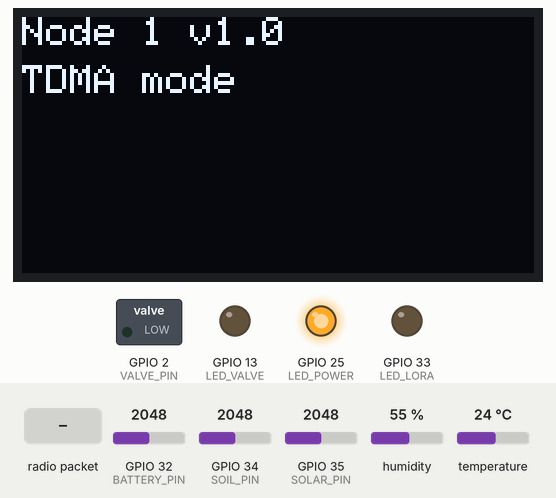
Simulated run of this sketch. Board: ESP32. On the bench: 128×64 one-colour display, switched loads named in the sketch (green lamp = pin HIGH), output pins drawn as LEDs (lit = HIGH). The inputs (shaded band) are chosen by the test bench; at power-on: GPIO 32 (BATTERY_PIN) = 2048, GPIO 34 (SOIL_PIN) = 2048, GPIO 35 (SOLAR_PIN) = 2048, humidity 55 %, temperature 24 °C. EEPROM starts erased; no radio packets arrive unless stated; what the sketch prints to the serial monitor is not drawn.

Above: at 0.6 s.
At 7.9 s:
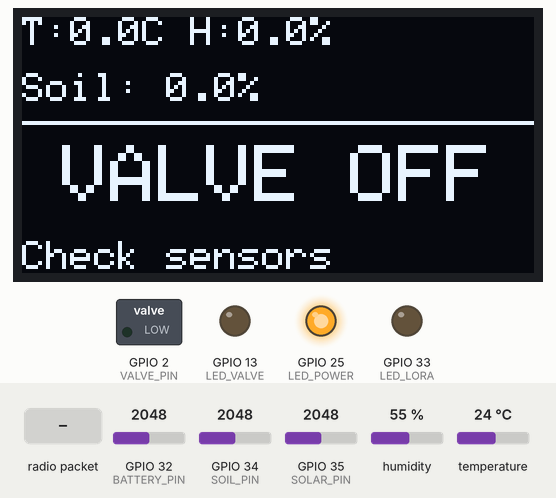
8.0 s: radio packet "BEACON" arrives
At 10.8 s:
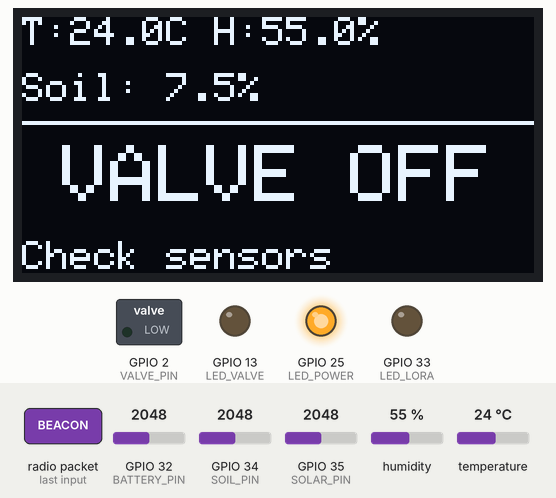
11.0 s: radio packet "BEACON" arrives
At 64.4 s:
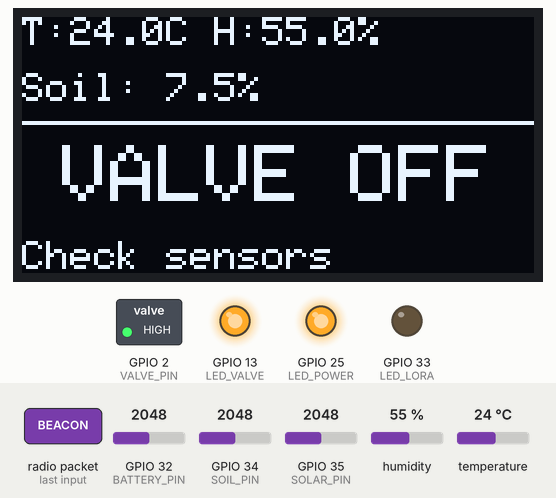
Timing chart, 0 to 65.0 s (numbered marks = the images above; inputs shaded):
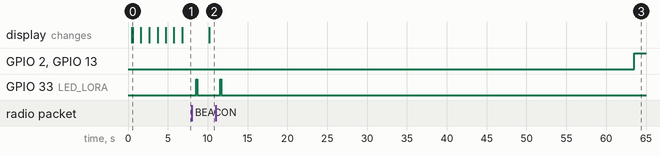

Measured:
- after the input at 8.0 s, GPIO 33 (LED_LORA): LOW → HIGH after 0.59 s, → LOW 0.08 s later; the display: changes after 2.2 s (image 2)
- after the input at 11.0 s, GPIO 2 (VALVE_PIN), GPIO 13 (LED_VALVE): LOW → HIGH after 52.6 s instead of 49.6 s; GPIO 33 (LED_LORA): LOW → HIGH after 0.60 s, → LOW 0.08 s later
- what the display in image 0 shows lasts 1.0 s, from 0.6 s to 1.6 s

The sketch:

node1_firmware.ino
```cpp
/*
 * AquaSol Smart Irrigation — NODE 1 FIRMWARE
 * Board: ESP32
 * MAC: E0:8C:FE:34:1B:18
 *
 * Hardware:
 *  LoRa SX1278     : SCK=18, MISO=19, MOSI=23, NSS=5, RST=27, DIO0=26
 *  Soil Moisture   : AO=GPIO34
 *  DHT22           : DATA=GPIO4
 *  Battery Voltage : GPIO32
 *  Solar Voltage   : GPIO35
 *  MOSFET Valve    : Gate=GPIO2 (via 220Ω)
 *  LED Power       : GPIO25 (always ON)
 *  LED Valve       : GPIO13 (ON when valve active)
 *  LED LoRa        : GPIO33 (blink on send)
 *  OLED SSD1306    : SDA=21, SCL=22
 */

#include <SPI.h>
#include <LoRa.h>
#include <Wire.h>
#include <Adafruit_GFX.h>
#include <Adafruit_SSD1306.h>
#include <DHT.h>
#include <ArduinoJson.h>
#include <Preferences.h>
#include "esp_task_wdt.h"

// ─── Device Identity ───────────────────────────────────────────────────────
#define NODE_MAC    "E0:8C:FE:34:1B:18"
#define NODE_ZONE   "ZoneA"

// ─── LoRa Pins ─────────────────────────────────────────────────────────────
#define LORA_SCK   18
#define LORA_MISO  19
#define LORA_MOSI  23
#define LORA_SS    5
#define LORA_RST   27
#define LORA_DIO0  26
#define LORA_FREQ  433E6

// ─── Sensor Pins ───────────────────────────────────────────────────────────
#define SOIL_PIN     34
#define DHT_PIN      4
#define BATTERY_PIN  32
#define SOLAR_PIN    35

// ─── Actuator / LED Pins ───────────────────────────────────────────────────
#define VALVE_PIN    2
#define LED_POWER    25
#define LED_VALVE    13
#define LED_LORA     33

// ─── DHT22 ─────────────────────────────────────────────────────────────────
#define DHT_TYPE  DHT22
DHT dht(DHT_PIN, DHT_TYPE);

// ─── OLED ──────────────────────────────────────────────────────────────────
#define SCREEN_WIDTH  128
#define SCREEN_HEIGHT 64
Adafruit_SSD1306 oled(SCREEN_WIDTH, SCREEN_HEIGHT, &Wire, -1);

// ─── Constants ─────────────────────────────────────────────────────────────
#define SOLAR_MAX_V    18.0f
#define BAT_MAX_V      12.6f
#define BAT_MIN_V      8.0f
#define BAT_FAULT_V    9.0f

// TDMA slot: Node1 transmits 500ms after beacon
#define TDMA_SLOT_MS   500UL
#define BEACON_TIMEOUT 10500UL  // 10s beacon + tolerance

// Watchdog
#define WDT_TIMEOUT_S  30

// Autonomous mode: if master silent for 5 consecutive beacons
#define AUTONOMOUS_ENTER_THRESHOLD  5
#define AUTONOMOUS_EXIT_THRESHOLD   5

// Autonomous fallback thresholds (used when backend offline)
#define AUTONOMOUS_VALVE_ON_PCT   15.0f
#define AUTONOMOUS_VALVE_OFF_PCT  30.0f

// ─────────────────────────────────────────────────────────────────────────
// Global State
// ─────────────────────────────────────────────────────────────────────────
Preferences prefs;

bool  valveOpen         = false;
float learnedThreshold  = 60.0f;  // Will be restored from NVS

// TDMA / beacon tracking
unsigned long lastBeaconTime     = 0;
bool          beaconReceived     = false;
int           missedBeacons      = 0;
int           consecutiveGoodBeacons = 0;
bool          autonomousMode     = false;

// Sensor values
float soilMoisture = 0.0f;
float temperature  = 0.0f;
float humidity     = 0.0f;
float batteryPct   = 0.0f;
float solarEff     = 0.0f;

// Status string for OLED
char statusMsg[32] = "Waiting POLL";

// Diagnostics
#define DIAG_HOLD_MS 1000

// ─────────────────────────────────────────────────────────────────────────
// Soil Moisture: Piecewise Calibration
// Raw ADC -> Moisture %
// ─────────────────────────────────────────────────────────────────────────
struct CalPoint { int raw; float pct; };
const CalPoint calTable[] = {
  {2500, 0.0f},
  {1900, 10.0f},
  {1500, 25.0f},
  {900,  50.0f},
  {650,  100.0f}
};
const int calTableLen = 5;

float piecewiseInterpolate(int raw) {
  // Clamp
  if (raw >= calTable[0].raw)             return calTable[0].pct;
  if (raw <= calTable[calTableLen-1].raw) return calTable[calTableLen-1].pct;
  for (int i = 0; i < calTableLen - 1; i++) {
    if (raw <= calTable[i].raw && raw >= calTable[i+1].raw) {
      float t = (float)(calTable[i].raw - raw) /
                (float)(calTable[i].raw - calTable[i+1].raw);
      return calTable[i].pct + t * (calTable[i+1].pct - calTable[i].pct);
    }
  }
  return 0.0f;
}

float readSoilMoisture() {
  int raw = analogRead(SOIL_PIN);
  return piecewiseInterpolate(raw);
}

// ─────────────────────────────────────────────────────────────────────────
// Battery %
// ─────────────────────────────────────────────────────────────────────────
float readBatteryPercent() {
  long sum = 0;
  for (int i = 0; i < 10; i++) {
    sum += analogRead(BATTERY_PIN);
    delay(2);
  }
  float vOut = (sum / 10) * (3.3f / 4095.0f);
  float vIn  = vOut * 4.13f;
  float pct  = ((vIn - BAT_MIN_V) / (BAT_MAX_V - BAT_MIN_V)) * 100.0f;
  if (pct > 100.0f) pct = 100.0f;
  if (pct < 0.0f)   pct = 0.0f;
  return pct;
}

float readBatteryVoltage() {
  long sum = 0;
  for (int i = 0; i < 10; i++) {
    sum += analogRead(BATTERY_PIN);
    delay(2);
  }
  float vOut = (sum / 10) * (3.3f / 4095.0f);
  return vOut * 4.13f;
}

// ─────────────────────────────────────────────────────────────────────────
// Solar Efficiency %
// ─────────────────────────────────────────────────────────────────────────
float readSolarEfficiency() {
  int raw = analogRead(SOLAR_PIN);
  float vOut = raw * (3.3f / 4095.0f);
  float vIn  = (6.6f * vOut) + 0.2f;
  float pct  = (vIn / SOLAR_MAX_V) * 100.0f;
  if (pct > 100.0f) pct = 100.0f;
  if (pct < 0.0f)   pct = 0.0f;
  return pct;
}

// ─────────────────────────────────────────────────────────────────────────
// DHT22
// ─────────────────────────────────────────────────────────────────────────
void readDHT(float &t, float &h) {
  t = dht.readTemperature();
  h = dht.readHumidity();
  if (isnan(t)) t = -99.0f;
  if (isnan(h)) h = -99.0f;
}

// ─────────────────────────────────────────────────────────────────────────
// Valve control
// ─────────────────────────────────────────────────────────────────────────
void setValve(bool open) {
  valveOpen = open;
  digitalWrite(VALVE_PIN, open ? HIGH : LOW);
  digitalWrite(LED_VALVE,  open ? HIGH : LOW);
  Serial.printf("[VALVE] Node1 valve -> %s\n", open ? "OPEN" : "CLOSED");

  // Save to NVS
  prefs.begin("node1", false);
  prefs.putBool("valve", valveOpen);
  prefs.end();
}

// ─────────────────────────────────────────────────────────────────────────
// OLED helpers
// ─────────────────────────────────────────────────────────────────────────
void oledMsg(const char* line1, const char* line2) {
  oled.clearDisplay();
  oled.setTextSize(1); oled.setTextColor(SSD1306_WHITE);
  oled.setCursor(0,0); oled.print(line1);
  oled.setCursor(0,12); oled.print(line2);
  oled.display();
}

void oledRuntime() {
  oled.clearDisplay();
  oled.setTextColor(SSD1306_WHITE);

  // Top: Temp + Humidity (small)
  oled.setTextSize(1);
  char buf[32];
  snprintf(buf, sizeof(buf), "T:%.1fC H:%.1f%%", temperature, humidity);
  oled.setCursor(0, 0); oled.print(buf);

  // Middle: Soil moisture
  snprintf(buf, sizeof(buf), "Soil: %.1f%%", soilMoisture);
  oled.setCursor(0, 14); oled.print(buf);

  // Divider
  oled.drawLine(0, 26, 127, 26, SSD1306_WHITE);

  // Large: Valve status
  oled.setTextSize(2);
  oled.setCursor(10, 32);
  oled.print(valveOpen ? "VALVE ON" : "VALVE OFF");

  // Bottom: Status
  oled.setTextSize(1);
  oled.setCursor(0, 56); oled.print(statusMsg);

  oled.display();
}

// ─────────────────────────────────────────────────────────────────────────
// Boot Diagnostics
// ─────────────────────────────────────────────────────────────────────────
void runDiagnostics() {
  oledMsg("Node 1 v1.0", "TDMA mode");
  delay(DIAG_HOLD_MS);
  Serial.println("\n[DIAG] ===== NODE 1 BOOT DIAGNOSTICS =====");

  // LoRa test
  bool loraOK = LoRa.begin(LORA_FREQ);
  oledMsg("LoRa:", loraOK ? " PASS" : " FAILED");
  Serial.printf("[DIAG] LoRa: %s\n", loraOK ? "PASS" : "FAIL");
  delay(DIAG_HOLD_MS);

  // Battery
  float batV = readBatteryVoltage();
  bool batOK = (batV >= BAT_FAULT_V);
  char buf[20]; snprintf(buf, sizeof(buf), " %.1fV %s", batV, batOK ? "OK" : "LOW!");
  oledMsg("Battery:", buf);
  Serial.printf("[DIAG] Battery: %.1fV %s\n", batV, batOK ? "OK" : "LOW");
  delay(DIAG_HOLD_MS);

  // Soil sensor
  int rawSoil = analogRead(SOIL_PIN);
  bool soilOK = (rawSoil > 0 && rawSoil < 4095);
  snprintf(buf, sizeof(buf), " raw=%d %s", rawSoil, soilOK ? "OK" : "FAULT");
  oledMsg("Soil:", buf);
  Serial.printf("[DIAG] Soil raw=%d %s\n", rawSoil, soilOK ? "OK" : "FAULT");
  delay(DIAG_HOLD_MS);

  // DHT22
  float t, h; readDHT(t, h);
  bool dhtOK = (t > -99.0f);
  snprintf(buf, sizeof(buf), " %.1fC %.1f%%", t, h);
  oledMsg("DHT22:", dhtOK ? buf : " ERROR");
  Serial.printf("[DIAG] DHT22: %s\n", dhtOK ? buf : "ERROR");
  delay(DIAG_HOLD_MS);

  bool allOK = loraOK && batOK && soilOK;
  oledMsg(allOK ? "All OK!" : "Some Issues", "Waiting BEACON");
  snprintf(statusMsg, sizeof(statusMsg), allOK ? "Waiting POLL" : "Check sensors");
  Serial.printf("[DIAG] ===== %s =====\n\n", allOK ? "ALL PASS" : "SOME FAILURES");
  delay(DIAG_HOLD_MS);
}

// ─────────────────────────────────────────────────────────────────────────
// NVS: Restore
// ─────────────────────────────────────────────────────────────────────────
void restoreState() {
  prefs.begin("node1", true);
  valveOpen        = prefs.getBool("valve", false);
  learnedThreshold = prefs.getFloat("thresh", 60.0f);
  prefs.end();
  setValve(valveOpen);
  Serial.printf("[NVS] Restored: valve=%d learnedThreshold=%.1f\n",
                valveOpen, learnedThreshold);
}

// ─────────────────────────────────────────────────────────────────────────
// Autonomous mode: decide valve based on soil moisture
// ─────────────────────────────────────────────────────────────────────────
void autonomousDecision() {
  if (soilMoisture < AUTONOMOUS_VALVE_ON_PCT && !valveOpen) {
    Serial.printf("[AUTO] Soil %.1f%% < %.1f%% -> OPEN valve\n",
                  soilMoisture, AUTONOMOUS_VALVE_ON_PCT);
    setValve(true);
    snprintf(statusMsg, sizeof(statusMsg), "AUTO: Valve ON");
  } else if (soilMoisture >= AUTONOMOUS_VALVE_OFF_PCT && valveOpen) {
    Serial.printf("[AUTO] Soil %.1f%% >= %.1f%% -> CLOSE valve\n",
                  soilMoisture, AUTONOMOUS_VALVE_OFF_PCT);
    setValve(false);
    snprintf(statusMsg, sizeof(statusMsg), "AUTO: Valve OFF");
  }
}

// ─────────────────────────────────────────────────────────────────────────
// Read all sensors
// ─────────────────────────────────────────────────────────────────────────
void readAllSensors() {
  soilMoisture = readSoilMoisture();
  batteryPct   = readBatteryPercent();
  solarEff     = readSolarEfficiency();
  readDHT(temperature, humidity);

  Serial.printf("[SENSORS] Soil=%.1f%% Temp=%.1fC Hum=%.1f%% Bat=%.1f%% Solar=%.1f%%\n",
                soilMoisture, temperature, humidity, batteryPct, solarEff);
}

// ─────────────────────────────────────────────────────────────────────────
// Transmit sensor data to Master via LoRa
// ─────────────────────────────────────────────────────────────────────────
void transmitToMaster() {
  StaticJsonDocument<256> doc;
  doc["mac"]   = NODE_MAC;
  doc["zone"]  = NODE_ZONE;
  doc["soil"]  = soilMoisture;
  doc["temp"]  = temperature;
  doc["hum"]   = humidity;
  doc["bat"]   = batteryPct;
  doc["solar"] = solarEff;
  doc["valve"] = valveOpen ? 1 : 0;

  String payload;
  serializeJson(doc, payload);

  LoRa.beginPacket();
  LoRa.print(payload);
  LoRa.endPacket();

  // Blink LoRa LED
  digitalWrite(LED_LORA, HIGH); delay(80); digitalWrite(LED_LORA, LOW);

  Serial.printf("[LORA] >> Transmitted: %s\n", payload.c_str());
}

// ─────────────────────────────────────────────────────────────────────────
// Parse ACK from master: "ACK:E0:8C:FE:34:1B:18:1"
// ─────────────────────────────────────────────────────────────────────────
void parseACK(const String& msg) {
  // Format: ACK:<mac>:<cmd>
  if (!msg.startsWith("ACK:")) return;
  int lastColon = msg.lastIndexOf(':');
  if (lastColon < 4) return;

  String macPart = msg.substring(4, lastColon);
  int    cmd     = msg.substring(lastColon + 1).toInt();

  if (macPart == NODE_MAC) {
    Serial.printf("[ACK] Received valve command = %d\n", cmd);
    setValve(cmd == 1);
    snprintf(statusMsg, sizeof(statusMsg), cmd ? "Normal:Valve ON" : "Normal:Valve OFF");
  }
}

// ─────────────────────────────────────────────────────────────────────────
// SETUP
// ─────────────────────────────────────────────────────────────────────────
void setup() {
  Serial.begin(115200);
  delay(500);
  Serial.println("\n[NODE1] AquaSol Node 1 Firmware v1.0 booting...");
  Serial.printf("[NODE1] MAC: %s\n", NODE_MAC);

  // GPIO
  pinMode(LED_POWER, OUTPUT); digitalWrite(LED_POWER, HIGH);
  pinMode(LED_VALVE, OUTPUT); digitalWrite(LED_VALVE, LOW);
  pinMode(LED_LORA,  OUTPUT); digitalWrite(LED_LORA,  LOW);
  pinMode(VALVE_PIN, OUTPUT); digitalWrite(VALVE_PIN, LOW);

  // DHT22
  dht.begin();

  // I2C + OLED
  Wire.begin(21, 22);
  if (!oled.begin(SSD1306_SWITCHCAPVCC, 0x3C)) {
    Serial.println("[OLED] SSD1306 init failed");
  } else {
    oled.clearDisplay(); oled.display();
  }

  // LoRa
  SPI.begin(LORA_SCK, LORA_MISO, LORA_MOSI, LORA_SS);
  LoRa.setPins(LORA_SS, LORA_RST, LORA_DIO0);

  // Restore NVS
  restoreState();

  // Boot Diagnostics
  runDiagnostics();

  // Watchdog
  esp_task_wdt_init(WDT_TIMEOUT_S, true);
  esp_task_wdt_add(NULL);

  lastBeaconTime = millis();
  Serial.println("[NODE1] Boot complete — waiting for BEACON\n");
}

// ─────────────────────────────────────────────────────────────────────────
// LOOP
// ─────────────────────────────────────────────────────────────────────────
unsigned long lastOLED = 0;
unsigned long beaconWaitStart = 0;
bool waitingForBeacon = true;

void loop() {
  esp_task_wdt_reset();

  unsigned long now = millis();

  // Listen for LoRa packets (BEACON or ACK)
  int pktSize = LoRa.parsePacket();
  if (pktSize > 0) {
    String incoming = "";
    while (LoRa.available()) incoming += (char)LoRa.read();
    incoming.trim();

    if (incoming == "BEACON") {
      // Beacon received — schedule TDMA slot
      Serial.printf("[TDMA] Beacon received at %lu ms\n", now);
      lastBeaconTime = now;
      missedBeacons  = 0;
      consecutiveGoodBeacons++;

      // Anti-flap: exit autonomous after 5 good beacons
      if (autonomousMode && consecutiveGoodBeacons >= AUTONOMOUS_EXIT_THRESHOLD) {
        autonomousMode = false;
        Serial.println("[MODE] Exiting autonomous mode -> NORMAL");
        snprintf(statusMsg, sizeof(statusMsg), "Waiting POLL");
      }

      // Wait TDMA slot 0 = 500ms, then transmit
      delay(TDMA_SLOT_MS);

      // Read sensors fresh
      readAllSensors();

      // Transmit
      transmitToMaster();

      // Now wait for ACK (up to 1500ms)
      unsigned long ackStart = millis();
      while (millis() - ackStart < 1500) {
        int aSz = LoRa.parsePacket();
        if (aSz > 0) {
          String ackMsg = "";
          while (LoRa.available()) ackMsg += (char)LoRa.read();
          ackMsg.trim();
          if (ackMsg.startsWith("ACK:")) {
            parseACK(ackMsg);
            break;
          }
        }
        delay(10);
      }

      waitingForBeacon = false;

    } else if (incoming.startsWith("ACK:")) {
      parseACK(incoming);
    }
  }

  // Check for missed beacons
  if (now - lastBeaconTime > BEACON_TIMEOUT && lastBeaconTime > 0) {
    // Reset to detect next miss correctly
    lastBeaconTime = now;
    missedBeacons++;
    consecutiveGoodBeacons = 0;
    Serial.printf("[TDMA] Missed beacon count: %d\n", missedBeacons);

    if (!autonomousMode && missedBeacons >= AUTONOMOUS_ENTER_THRESHOLD) {
      autonomousMode = true;
      Serial.println("[MODE] Entering AUTONOMOUS mode");
      snprintf(statusMsg, sizeof(statusMsg), "Autonomous Mode");
    }
  }

  // Autonomous mode: re-read sensors and decide
  if (autonomousMode) {
    static unsigned long lastAutoRead = 0;
    if (now - lastAutoRead >= 30000) {  // every 30 seconds
      lastAutoRead = now;
      readAllSensors();
      autonomousDecision();
    }
  }

  // OLED update every 2 seconds
  if (now - lastOLED >= 2000) {
    lastOLED = now;
    oledRuntime();
  }

  delay(10);
}
```
